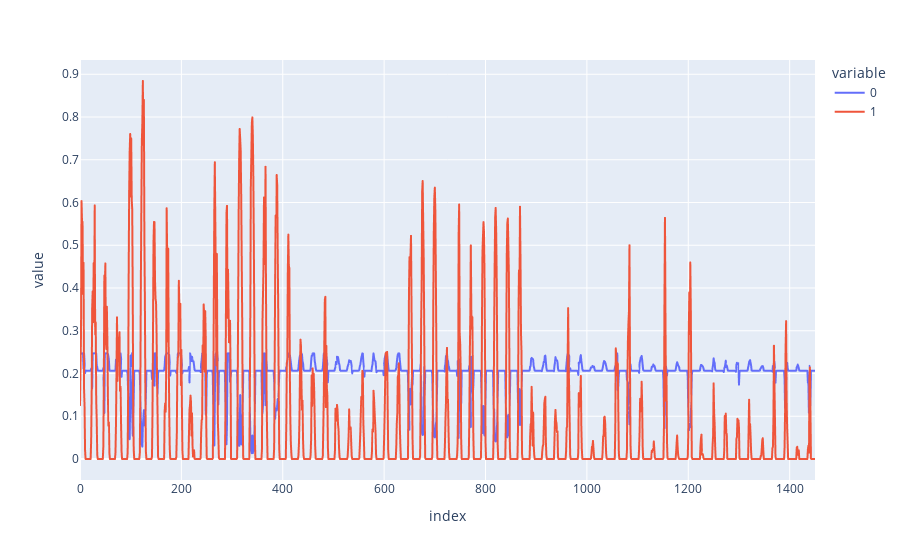

Write notebook code for a chart like this one.
### Code cell
px.line(np.concatenate([out.numpy(), trg_test.numpy()], axis=1))

### Figure 1 — Plotly figure (JSON) as saved in the notebook; plotly's stock layout.template omitted (floating-point values rounded to 4 significant figures; data arrays with more than 128 entries replaced by an {"elided": "..."} marker saying what was removed)
{"data": [{"hovertemplate": "variable=0<br>index=%{x}<br>value=%{y}<extra></extra>", "legendgroup": "0", "line": {"color": "#636efa", "dash": "solid"}, "marker": {"symbol": "circle"}, "mode": "lines", "name": "0", "showlegend": true, "type": "scattergl", "x": {"elided": "1451 int values"}, "xaxis": "x", "y": {"elided": "1451 float values"}, "yaxis": "y"}, {"hovertemplate": "variable=1<br>index=%{x}<br>value=%{y}<extra></extra>", "legendgroup": "1", "line": {"color": "#EF553B", "dash": "solid"}, "marker": {"symbol": "circle"}, "mode": "lines", "name": "1", "showlegend": true, "type": "scattergl", "x": {"elided": "1451 int values"}, "xaxis": "x", "y": {"elided": "1451 float values"}, "yaxis": "y"}], "layout": {"legend": {"title": {"text": "variable"}, "tracegroupgap": 0}, "margin": {"t": 60}, "xaxis": {"anchor": "y", "domain": [0, 1], "title": {"text": "index"}}, "yaxis": {"anchor": "x", "domain": [0, 1], "title": {"text": "value"}}}}
